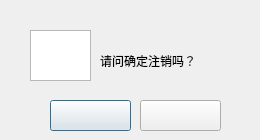
<?xml version="1.0" encoding="UTF-8"?>
<ui version="4.0">
 <class>lgoutwarn</class>
 <widget class="QDialog" name="lgoutwarn">
  <property name="geometry">
   <rect>
    <x>0</x>
    <y>0</y>
    <width>260</width>
    <height>140</height>
   </rect>
  </property>
  <property name="windowTitle">
   <string>Dialog</string>
  </property>
  <property name="styleSheet">
   <string notr="true">border-image: url(:/myjpg/MesBox.jpg);</string>
  </property>
  <widget class="QPushButton" name="YESbtn">
   <property name="geometry">
    <rect>
     <x>50</x>
     <y>100</y>
     <width>81</width>
     <height>31</height>
    </rect>
   </property>
   <property name="styleSheet">
    <string notr="true">border-image: url(:/myjpg/YES.jpg);</string>
   </property>
   <property name="text">
    <string/>
   </property>
  </widget>
  <widget class="QPushButton" name="NObtn">
   <property name="geometry">
    <rect>
     <x>140</x>
     <y>100</y>
     <width>81</width>
     <height>31</height>
    </rect>
   </property>
   <property name="styleSheet">
    <string notr="true">border-image: url(:/myjpg/NO.jpg);</string>
   </property>
   <property name="text">
    <string/>
   </property>
  </widget>
  <widget class="QGraphicsView" name="graphicsView">
   <property name="geometry">
    <rect>
     <x>30</x>
     <y>30</y>
     <width>61</width>
     <height>51</height>
    </rect>
   </property>
   <property name="styleSheet">
    <string notr="true">border-image: url(:/myjpg/warning.png);</string>
   </property>
  </widget>
  <widget class="QLabel" name="label">
   <property name="geometry">
    <rect>
     <x>100</x>
     <y>40</y>
     <width>131</width>
     <height>41</height>
    </rect>
   </property>
   <property name="styleSheet">
    <string notr="true">border-image: url(:/myjpg/未标题-1.jpg);</string>
   </property>
   <property name="text">
    <string>请问确定注销吗？</string>
   </property>
  </widget>
 </widget>
 <tabstops>
  <tabstop>YESbtn</tabstop>
  <tabstop>graphicsView</tabstop>
  <tabstop>NObtn</tabstop>
 </tabstops>
 <resources/>
 <connections>
  <connection>
   <sender>NObtn</sender>
   <signal>clicked()</signal>
   <receiver>lgoutwarn</receiver>
   <slot>close()</slot>
   <hints>
    <hint type="sourcelabel">
     <x>186</x>
     <y>113</y>
    </hint>
    <hint type="destinationlabel">
     <x>199</x>
     <y>78</y>
    </hint>
   </hints>
  </connection>
  <connection>
   <sender>YESbtn</sender>
   <signal>clicked()</signal>
   <receiver>lgoutwarn</receiver>
   <slot>exec()</slot>
   <hints>
    <hint type="sourcelabel">
     <x>116</x>
     <y>123</y>
    </hint>
    <hint type="destinationlabel">
     <x>199</x>
     <y>78</y>
    </hint>
   </hints>
  </connection>
 </connections>
</ui>
